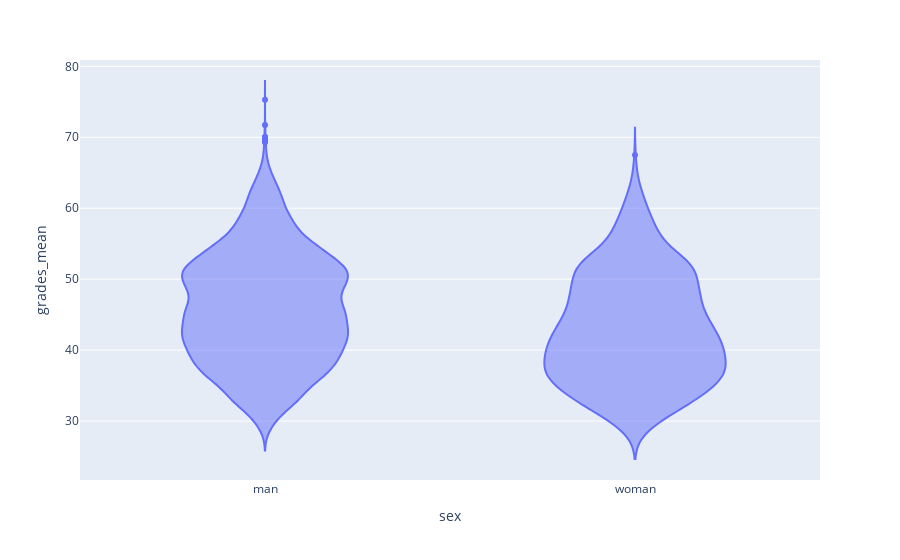

Notebook source saved alongside this figure:
### Code cell
fig = px.violin(climber_df,x="sex",y="grades_mean")
fig.show()

### Figure 1 — Plotly figure (JSON) as saved in the notebook; plotly's stock layout.template omitted (floating-point values rounded to 4 significant figures; data arrays with more than 128 entries replaced by an {"elided": "..."} marker saying what was removed)
{"data": [{"alignmentgroup": "True", "box": {"visible": false}, "hovertemplate": "sex=%{x}<br>grades_mean=%{y}<extra></extra>", "legendgroup": "", "marker": {"color": "#636efa"}, "name": "", "offsetgroup": "", "orientation": "v", "scalegroup": "True", "showlegend": false, "type": "violin", "x": {"elided": "10927 str values"}, "x0": " ", "xaxis": "x", "y": {"elided": "10927 float values"}, "y0": " ", "yaxis": "y"}], "layout": {"legend": {"tracegroupgap": 0}, "margin": {"t": 60}, "violinmode": "group", "xaxis": {"anchor": "y", "domain": [0, 1], "title": {"text": "sex"}}, "yaxis": {"anchor": "x", "domain": [0, 1], "title": {"text": "grades_mean"}}}}
